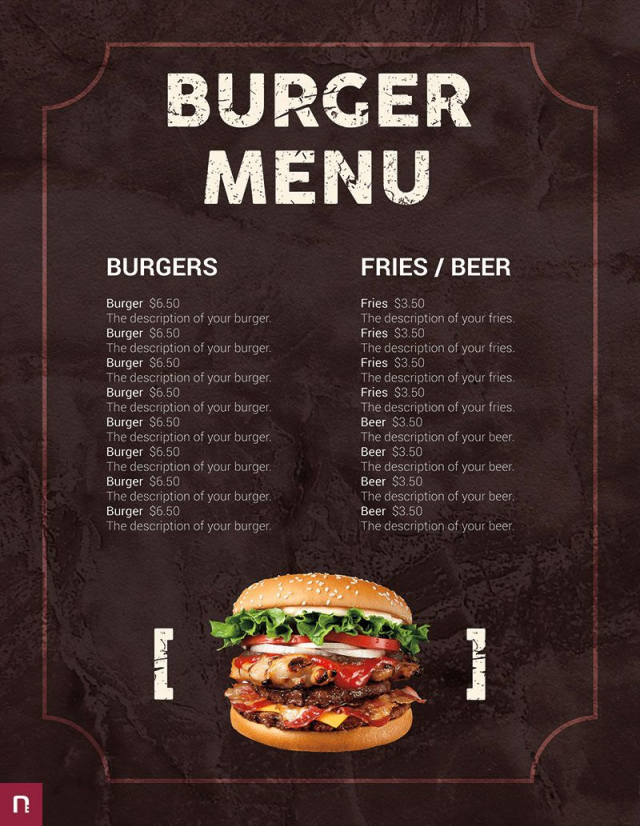
#> input picture image_inpainting/original.jpeg, 1920 x 2476 px (shown at 1/3 size)
$ jupyter execute --allow-errors image_inpaint.ipynb
#> lines starting #> are read from the running program, lines starting #| are printed output that depends on the picture
#> further down, image is the input picture: shape (2476, 1920, 3); mean B, G, R 43.7, 47.1, 66.2
[cell 1]
import cv2
import pytesseract
import numpy as np
from pytesseract import Output

[cell 2]
def show(images):
    for i,j in enumerate(images):
        images[i] = cv2.resize(j,(500,500))

    while True:
        # Press 'q' for exit
        exit_key = ord('q')
        if cv2.waitKey(exit_key) & 255 == exit_key:
            cv2.destroyAllWindows()
            break
        for i,j in enumerate(images):
            name = 'Image {}'.format(i)
            cv2.imshow(name, j)

[cell 3]
def generate_mask(image):
    box_image = image.copy()
    inpaint_image = image.copy()

    h, w, c = image.shape
#> h = 2476; w = 1920; c = 3
    mask = np.ones(image.shape, dtype=np.uint8)

    gray = cv2.cvtColor(image, cv2.COLOR_BGR2GRAY)
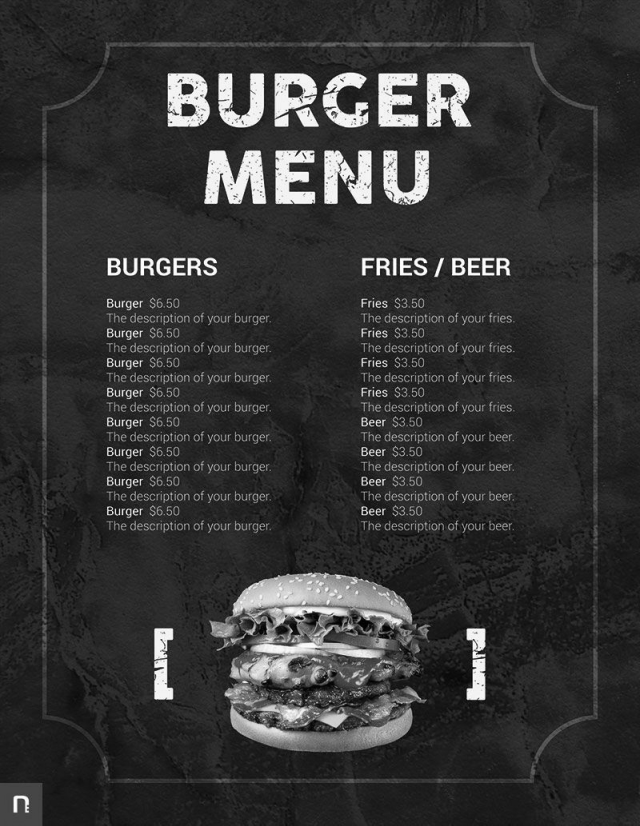
#> gray: shape (2476, 1920) (shown at 1/3 size); min 0, max 255, mean 52.4
    thresh = gray

    for i in [6]:
        boxes = pytesseract.image_to_data(thresh,config='--psm {}'.format(i),lang='eng',output_type=Output.DICT)
        for b in zip(boxes['text'],boxes['left'],boxes['top'],boxes['width'],boxes['height'],boxes['conf']):
            if int(b[-1])>20 and len(b[0])>0 and b[0].strip():
                box_image = cv2.rectangle(
                    box_image, (b[1],b[2]), (b[1]+b[3], b[2]+b[4]), (0, 255, 0), 2)
                mask[b[2]:b[2]+b[4],b[1]:b[1]+b[3], :] = 0
#> mask: shape (2476, 1920, 3); every value is 1

    for i in range(1):
        inpaint_image = cv2.inpaint(inpaint_image, 1-mask[:, :, 0], 3, cv2.INPAINT_NS)

    return inpaint_image,box_image, 255*mask, image*mask

[cell 4]
image = cv2.imread('original.jpeg')
#> (the rest of this cell did not finish here and is left out)
